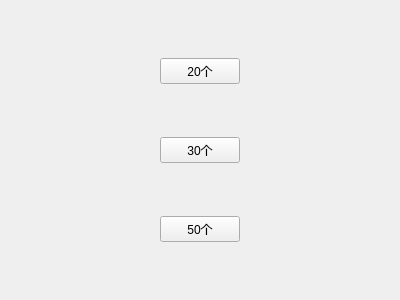
<?xml version="1.0" encoding="UTF-8"?>
<ui version="4.0">
 <class>Form</class>
 <widget class="QWidget" name="Form">
  <property name="geometry">
   <rect>
    <x>0</x>
    <y>0</y>
    <width>400</width>
    <height>300</height>
   </rect>
  </property>
  <property name="windowTitle">
   <string>你想复习多少个单词</string>
  </property>
  <layout class="QVBoxLayout" name="verticalLayout">
   <item>
    <layout class="QHBoxLayout" name="horizontalLayout_2">
     <item>
      <widget class="QPushButton" name="pushButton_2">
       <property name="sizePolicy">
        <sizepolicy hsizetype="Fixed" vsizetype="Fixed">
         <horstretch>0</horstretch>
         <verstretch>0</verstretch>
        </sizepolicy>
       </property>
       <property name="text">
        <string>20个</string>
       </property>
      </widget>
     </item>
    </layout>
   </item>
   <item>
    <layout class="QHBoxLayout" name="horizontalLayout_4">
     <item>
      <widget class="QPushButton" name="pushButton_3">
       <property name="sizePolicy">
        <sizepolicy hsizetype="Fixed" vsizetype="Fixed">
         <horstretch>0</horstretch>
         <verstretch>0</verstretch>
        </sizepolicy>
       </property>
       <property name="text">
        <string>30个</string>
       </property>
      </widget>
     </item>
    </layout>
   </item>
   <item>
    <layout class="QHBoxLayout" name="horizontalLayout_3">
     <item>
      <widget class="QPushButton" name="pushButton">
       <property name="sizePolicy">
        <sizepolicy hsizetype="Fixed" vsizetype="Fixed">
         <horstretch>0</horstretch>
         <verstretch>0</verstretch>
        </sizepolicy>
       </property>
       <property name="text">
        <string>50个</string>
       </property>
      </widget>
     </item>
    </layout>
   </item>
  </layout>
 </widget>
 <resources/>
 <connections/>
</ui>
